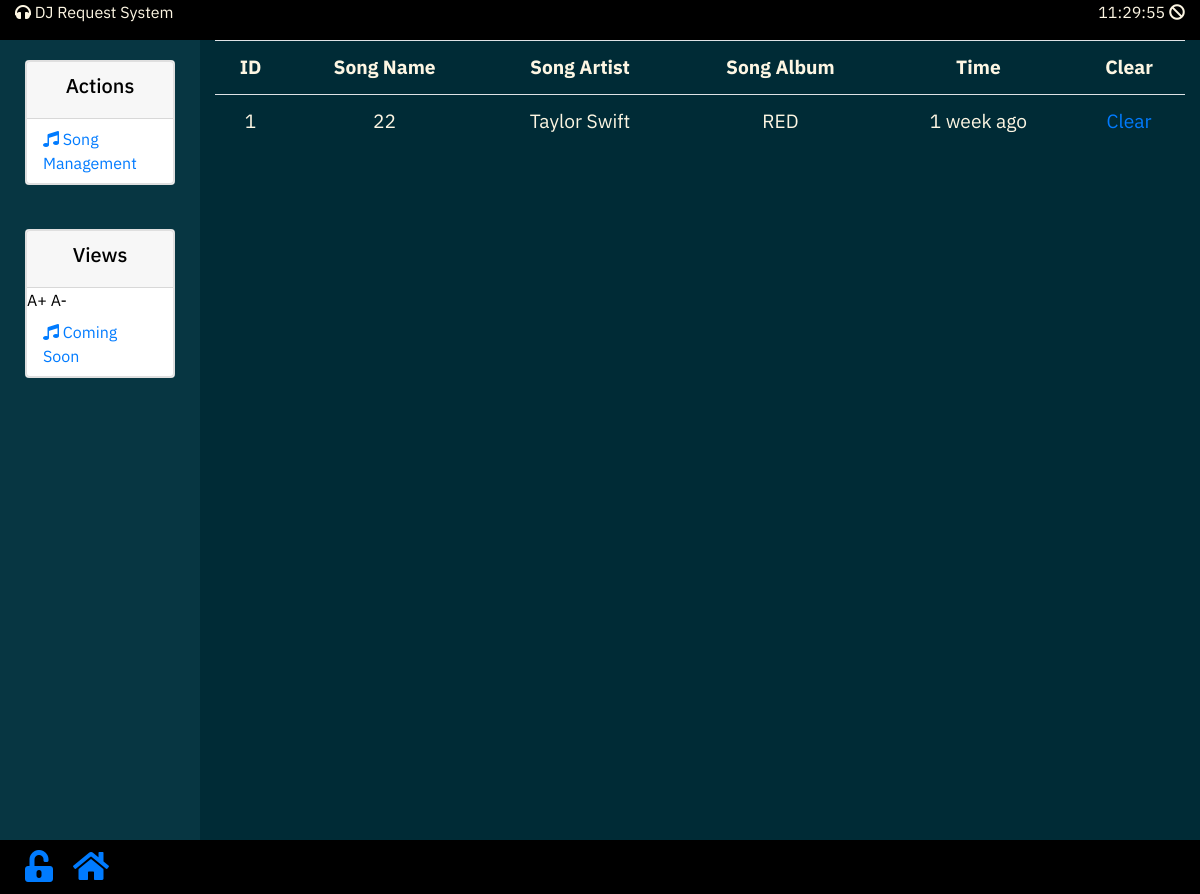
The app's page /admin/index.php with its own data.
### tables this page shows
CREATE TABLE IF NOT EXISTS `requests` (
  `request_id` int(11) NOT NULL AUTO_INCREMENT,
  `request_s_name` varchar(50) DEFAULT NULL,
  `request_s_artist` varchar(50) NOT NULL,
  `request_s_album` varchar(50) NOT NULL,
  `request_s_genre` varchar(15) NOT NULL,
  `request_active` tinyint(1) NOT NULL DEFAULT '1',
  `request_time` timestamp NOT NULL DEFAULT CURRENT_TIMESTAMP,
  PRIMARY KEY (`request_id`)
);

### partials/_requests.php (the view, shortened to what this page needs)
<?php
$sql = "SELECT * FROM requests WHERE request_active = 1 ORDER BY request_time ASC";
if($result = mysqli_query($mysqli, $sql)){
    if(mysqli_num_rows($result) > 0){
      ?>
        <table id='myTable2' style='font-size: 120%;' class='table table-hover'>
            <tr>
                <th class='text-center'>ID</th>
                <th class='text-center'>Song Name</th>
                <th class='text-center'>Song Artist</th>
                <th class='text-center'>Song Album</th>
                <th class='text-center'>Time</th>
                <th class='text-center'>Clear</th>
            </tr>
    <?php
        while($row = mysqli_fetch_array($result)){
          $RequestID = $row['request_id'];
          $Time = $row['request_time'];
            echo "<tr>";
                echo "<td class='text-center'>" . $row['request_id'] . "</td>";
                echo "<td class='text-center'>" . $row['request_s_name'] . "</td>";
                echo "<td class='text-center'>" . $row['request_s_artist'] . "</td>";
                echo "<td class='text-center'>" . $row['request_s_album'] . "</td>";
                echo "<td class='text-center'>" . nicetime($Time) . "</td>";
                echo "<td class='text-center'><a href='". $_SERVER['PHP_SELF'] . "?" . $RequestID . "'>Clear</a></td>";
            echo "</tr>";
        }
        echo "</table>";
    } else {
        echo "No active requests were found.";
    }
} else {
  SQLError($mysqli);
}
 ?>

### css/custom.css (style rules this page uses)
* { font-family: 'IBM Plex Sans', sans-serif; }

### records on screen
requests: request_id "1", request_s_name "22", request_s_artist "Taylor Swift", request_s_album "RED", request_time "1 week ago"
